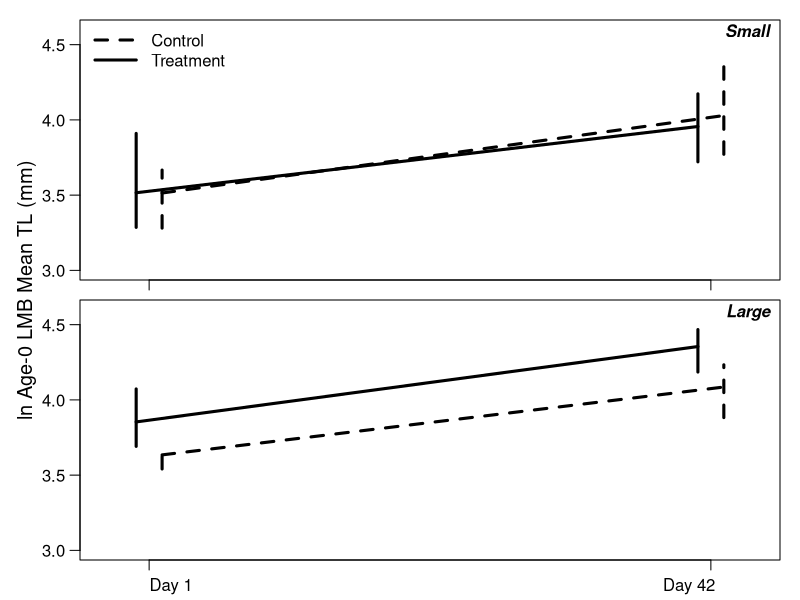

The R script that drew this image:

dat = read.csv("lmb_seine.csv", stringsAsFactors = F)

datsub = dat[dat$period %in% c("before", "followup") & dat$event %in% c(1,3),]
unique(datsub$event)
unique(datsub$period)
datsub = datsub[!is.na(datsub$tl),]
any(is.na(datsub$tl))

df = aggregate(datsub['tl'], list(lake = datsub$lake, period = datsub$period, 
                                  type = datsub$type, event = datsub$event, 
                                  year = datsub$year, size = datsub$size_class), mean)
df$tl = log(df$tl)
df$period = as.factor(df$period); df$period = relevel(df$period, ref = "before")
sml_mean = with(subset(df, size == "small"), tapply(tl, list(period, type), mean))
sml_lwr = with(subset(df, size == "small"), tapply(tl, list(period, type), function(x) quantile(x, 0.025)))
sml_upr = with(subset(df, size == "small"), tapply(tl, list(period, type), function(x) quantile(x, 0.975)))
big_mean = with(subset(df, size == "big"), tapply(tl, list(period, type), mean))
big_lwr = with(subset(df, size == "big"), tapply(tl, list(period, type), function(x) quantile(x, 0.025)))
big_upr = with(subset(df, size == "big"), tapply(tl, list(period, type), function(x) quantile(x, 0.975)))

ppi = 600
x = c(0.85,2.15)
xc = x + 0.03
xt = x - 0.03
png("lmb_mla0_log.png", h = 7 * ppi, w = 4 * ppi, res = ppi)
par(mfrow = c(2,1), mar = c(0.5,1,0.5,1), oma = c(1.5,3,0.5,0), cex.axis = 1, cex.lab = 1.2, mgp = c(1,0.75,0))
plot(x = 1, y = 1, type = "n", xlab = "", ylab = "", xlim = c(0.75,2.25), ylim = c(3,4.6),las = 1, xaxt = "n")   
usr = par("usr"); xdiff = usr[2] - usr[1]; ydiff = usr[4] - usr[3]
points(sml_mean[,"control"] ~ xc, type = "l", pch = 16, lwd = 3, cex = 1.2, lty = 2)
points(sml_mean[,"treat"] ~ xt, type = "l", pch = 16, lwd = 3, cex = 1.2)
arrows(xc, sml_lwr[,"control"], xc, sml_upr[,"control"], length = 0, lwd = 3, lty = 2)
arrows(xt, sml_lwr[,"treat"], xt, sml_upr[,"treat"], length = 0, lwd = 3)
axis(side = 1, at = x, labels = rep("", 2))
legend("topleft", legend = c("Control", "Treatment"), seg.len = c(2.75,2.75),
       bty = "n", lty = c(2,1), lwd = c(3,3))
text(x = usr[2] - xdiff * 0, y = usr[4] - ydiff * 0.05, pos = 2, "Small", font = 4)

plot(x = 1, y = 1, type = "n", xlab = "", ylab = "", xlim = c(0.75,2.25), ylim = c(3,4.6),las = 1, xaxt = "n")    
usr = par("usr"); xdiff = usr[2] - usr[1]; ydiff = usr[4] - usr[3]
points(big_mean[,"control"] ~ xc, type = "l", pch = 16, lwd = 3, cex = 1.2, lty = 2)
points(big_mean[,"treat"] ~ xt, type = "l", pch = 16, lwd = 3, cex = 1.2)
arrows(xc, big_lwr[,"control"], xc, big_upr[,"control"], length = 0, lwd = 3, lty = 2)
arrows(xt, big_lwr[,"treat"], xt, big_upr[,"treat"], length = 0, lwd = 3)
axis(side = 1, at = x, labels = rep("", 2))
text(x = usr[2] - xdiff * 0, y = usr[4] - ydiff * 0.05, pos = 2, "Large", font = 4)
mtext(side = 2, outer = T, "ln Age-0 LMB Mean TL (mm)", line = 1.2, cex = 1.2)                                               
mtext(side = 1, at = c(0.15,0.85), line = 0.25, outer = T, text = c("Day 1", "Day 42"), xpd = T, cex = 1)
dev.off()



